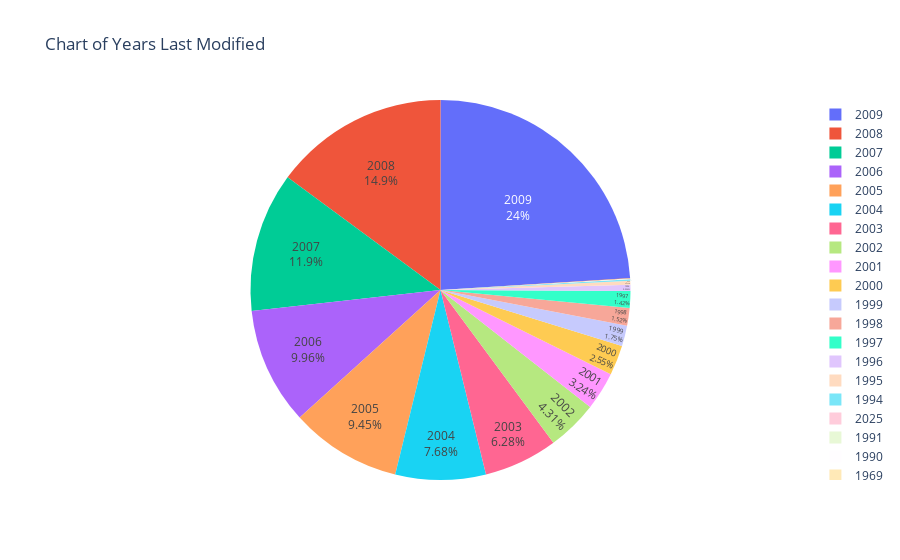

Notebook source saved alongside this figure:
### Code cell
import plotly.express as px
fig = px.pie(df, title="Chart of Years Last Modified", names="mod_year",  height=500)
fig.update_traces(textposition='inside', textinfo='percent+label')
#fig.update_layout(bargap=0.2)
#fig.update_xaxes(range=(1979, 2010))
fig.show()

### Figure 1 — Plotly figure (JSON) as saved in the notebook; plotly's stock layout.template omitted (floating-point values rounded to 4 significant figures; data arrays with more than 128 entries replaced by an {"elided": "..."} marker saying what was removed)
{"data": [{"domain": {"x": [0, 1], "y": [0, 1]}, "hovertemplate": "mod_year=%{label}<extra></extra>", "labels": {"elided": "9879 int values"}, "legendgroup": "", "name": "", "showlegend": true, "textinfo": "percent+label", "textposition": "inside", "type": "pie"}], "layout": {"autosize": true, "legend": {"tracegroupgap": 0}, "title": {"text": "Chart of Years Last Modified"}}}
